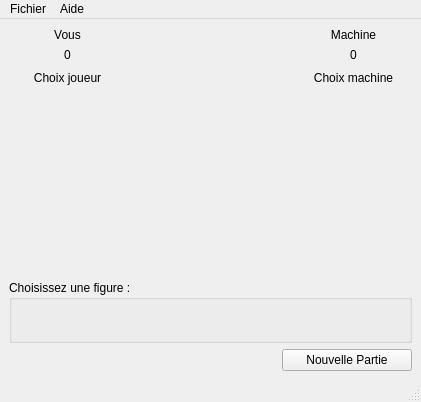
<?xml version="1.0" encoding="UTF-8"?>
<ui version="4.0">
 <class>ChifoumiVue</class>
 <widget class="QMainWindow" name="ChifoumiVue">
  <property name="geometry">
   <rect>
    <x>0</x>
    <y>0</y>
    <width>421</width>
    <height>402</height>
   </rect>
  </property>
  <property name="windowTitle">
   <string>ChifoumiVue</string>
  </property>
  <widget class="QWidget" name="centralwidget">
   <layout class="QVBoxLayout" name="verticalLayout">
    <item>
     <layout class="QGridLayout" name="gridLayout_2">
      <item row="1" column="1">
       <spacer name="verticalSpacer_2">
        <property name="orientation">
         <enum>Qt::Vertical</enum>
        </property>
        <property name="sizeHint" stdset="0">
         <size>
          <width>20</width>
          <height>40</height>
         </size>
        </property>
       </spacer>
      </item>
      <item row="2" column="0" colspan="3">
       <widget class="QGroupBox" name="groupBox">
        <property name="title">
         <string>Choisissez une figure :</string>
        </property>
        <layout class="QHBoxLayout" name="horizontalLayout">
         <item>
          <spacer name="horizontalSpacer_3">
           <property name="orientation">
            <enum>Qt::Horizontal</enum>
           </property>
           <property name="sizeHint" stdset="0">
            <size>
             <width>59</width>
             <height>17</height>
            </size>
           </property>
          </spacer>
         </item>
         <item>
          <widget class="QPushButton" name="bPierre">
           <property name="enabled">
            <bool>false</bool>
           </property>
           <property name="text">
            <string/>
           </property>
           <property name="icon">
            <iconset resource="../../../Chifoumi/v1/images/image.qrc">
             <normaloff>:/images/pierre_115.png</normaloff>:/images/pierre_115.png</iconset>
           </property>
           <property name="iconSize">
            <size>
             <width>70</width>
             <height>100</height>
            </size>
           </property>
           <property name="autoDefault">
            <bool>false</bool>
           </property>
           <property name="default">
            <bool>false</bool>
           </property>
           <property name="flat">
            <bool>true</bool>
           </property>
          </widget>
         </item>
         <item>
          <widget class="QPushButton" name="bPapier">
           <property name="enabled">
            <bool>false</bool>
           </property>
           <property name="text">
            <string/>
           </property>
           <property name="icon">
            <iconset resource="../../../Chifoumi/v1/images/image.qrc">
             <normaloff>:/images/papier_115.png</normaloff>:/images/papier_115.png</iconset>
           </property>
           <property name="iconSize">
            <size>
             <width>70</width>
             <height>100</height>
            </size>
           </property>
           <property name="autoDefault">
            <bool>false</bool>
           </property>
           <property name="default">
            <bool>false</bool>
           </property>
           <property name="flat">
            <bool>true</bool>
           </property>
          </widget>
         </item>
         <item>
          <widget class="QPushButton" name="bCiseau">
           <property name="enabled">
            <bool>false</bool>
           </property>
           <property name="text">
            <string/>
           </property>
           <property name="icon">
            <iconset resource="../../../Chifoumi/v1/images/image.qrc">
             <normaloff>:/images/ciseau_115.png</normaloff>:/images/ciseau_115.png</iconset>
           </property>
           <property name="iconSize">
            <size>
             <width>70</width>
             <height>100</height>
            </size>
           </property>
           <property name="autoDefault">
            <bool>false</bool>
           </property>
           <property name="default">
            <bool>false</bool>
           </property>
           <property name="flat">
            <bool>true</bool>
           </property>
          </widget>
         </item>
         <item>
          <spacer name="horizontalSpacer_4">
           <property name="orientation">
            <enum>Qt::Horizontal</enum>
           </property>
           <property name="sizeHint" stdset="0">
            <size>
             <width>59</width>
             <height>17</height>
            </size>
           </property>
          </spacer>
         </item>
        </layout>
       </widget>
      </item>
      <item row="0" column="0" colspan="3">
       <layout class="QGridLayout" name="gridLayout">
        <item row="2" column="2">
         <spacer name="horizontalSpacer">
          <property name="orientation">
           <enum>Qt::Horizontal</enum>
          </property>
          <property name="sizeType">
           <enum>QSizePolicy::Minimum</enum>
          </property>
          <property name="sizeHint" stdset="0">
           <size>
            <width>40</width>
            <height>20</height>
           </size>
          </property>
         </spacer>
        </item>
        <item row="2" column="4">
         <spacer name="horizontalSpacer_2">
          <property name="orientation">
           <enum>Qt::Horizontal</enum>
          </property>
          <property name="sizeType">
           <enum>QSizePolicy::Minimum</enum>
          </property>
          <property name="sizeHint" stdset="0">
           <size>
            <width>40</width>
            <height>20</height>
           </size>
          </property>
         </spacer>
        </item>
        <item row="2" column="3">
         <widget class="QLabel" name="figureVersus">
          <property name="text">
           <string/>
          </property>
          <property name="pixmap">
           <pixmap resource="../../../Chifoumi/v1/images/image.qrc">:/images/versus_70.png</pixmap>
          </property>
          <property name="alignment">
           <set>Qt::AlignCenter</set>
          </property>
         </widget>
        </item>
        <item row="2" column="0">
         <spacer name="horizontalSpacer_5">
          <property name="orientation">
           <enum>Qt::Horizontal</enum>
          </property>
          <property name="sizeType">
           <enum>QSizePolicy::Minimum</enum>
          </property>
          <property name="sizeHint" stdset="0">
           <size>
            <width>10</width>
            <height>10</height>
           </size>
          </property>
         </spacer>
        </item>
        <item row="2" column="6">
         <spacer name="horizontalSpacer_6">
          <property name="orientation">
           <enum>Qt::Horizontal</enum>
          </property>
          <property name="sizeType">
           <enum>QSizePolicy::Minimum</enum>
          </property>
          <property name="sizeHint" stdset="0">
           <size>
            <width>10</width>
            <height>10</height>
           </size>
          </property>
         </spacer>
        </item>
        <item row="1" column="1">
         <widget class="QLabel" name="labelScoreJ">
          <property name="text">
           <string>0</string>
          </property>
          <property name="alignment">
           <set>Qt::AlignCenter</set>
          </property>
         </widget>
        </item>
        <item row="1" column="5">
         <widget class="QLabel" name="labelScoreM">
          <property name="text">
           <string>0</string>
          </property>
          <property name="alignment">
           <set>Qt::AlignCenter</set>
          </property>
         </widget>
        </item>
        <item row="0" column="1">
         <widget class="QLabel" name="labelJ">
          <property name="text">
           <string>Vous</string>
          </property>
          <property name="alignment">
           <set>Qt::AlignCenter</set>
          </property>
         </widget>
        </item>
        <item row="0" column="5">
         <widget class="QLabel" name="labelM">
          <property name="text">
           <string>Machine</string>
          </property>
          <property name="alignment">
           <set>Qt::AlignCenter</set>
          </property>
         </widget>
        </item>
        <item row="2" column="5">
         <widget class="QLabel" name="figureMachine">
          <property name="text">
           <string>Choix machine</string>
          </property>
          <property name="alignment">
           <set>Qt::AlignCenter</set>
          </property>
         </widget>
        </item>
        <item row="2" column="1">
         <widget class="QLabel" name="figureJoueur">
          <property name="text">
           <string>Choix joueur</string>
          </property>
          <property name="alignment">
           <set>Qt::AlignCenter</set>
          </property>
         </widget>
        </item>
       </layout>
      </item>
      <item row="3" column="2">
       <widget class="QPushButton" name="bNouvellePartie">
        <property name="text">
         <string>Nouvelle Partie</string>
        </property>
       </widget>
      </item>
     </layout>
    </item>
   </layout>
  </widget>
  <widget class="QMenuBar" name="menubar">
   <property name="geometry">
    <rect>
     <x>0</x>
     <y>0</y>
     <width>421</width>
     <height>21</height>
    </rect>
   </property>
   <widget class="QMenu" name="menuFichier">
    <property name="title">
     <string>Fichier</string>
    </property>
   </widget>
   <widget class="QMenu" name="menuAide">
    <property name="title">
     <string>Aide</string>
    </property>
   </widget>
   <addaction name="menuFichier"/>
   <addaction name="menuAide"/>
  </widget>
  <widget class="QStatusBar" name="statusbar"/>
 </widget>
 <resources>
  <include location="../../../Chifoumi/v1/images/image.qrc"/>
 </resources>
 <connections/>
</ui>
